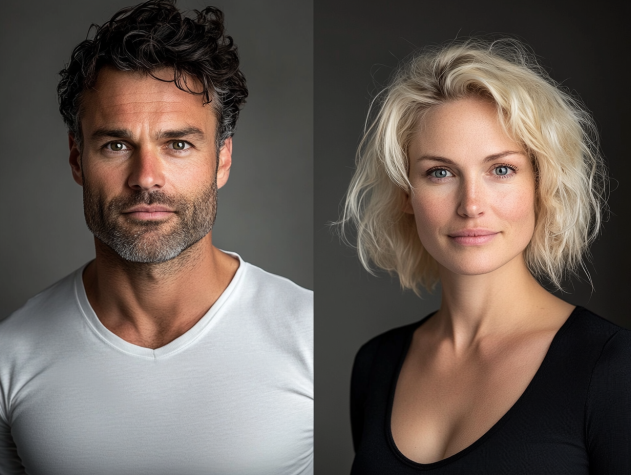
#> input picture labbs/obid/lab3/assets/ManWoman.png, 631 x 475 px
$ python section02.py
#> lines starting #> are read from the running program, lines starting #| are printed output that depends on the picture
"""Lab 3, Section 2: channel histograms and chroma subsampling."""

from pathlib import Path

import cv2
import matplotlib.pyplot as plt
import numpy as np


lab_folder = Path(__file__).resolve().parent.parent
image_path = lab_folder / "assets" / "ManWoman.png"
figure_folder = lab_folder / "figures"
image = cv2.imread(str(image_path))
#> image is the input picture: shape (475, 631, 3); mean B, G, R 85.5, 92.6, 104.3
if image is None:
    raise FileNotFoundError(f"Could not read {image_path}")

# OpenCV loads BGR and stores the converted channels in Y, Cr, Cb order.
ycrcb = cv2.cvtColor(image, cv2.COLOR_BGR2YCrCb)
#> ycrcb: shape (475, 631, 3); mean of channels 0, 1, 2 95.3, 134.4, 122.5
y, cr, cb = cv2.split(ycrcb)
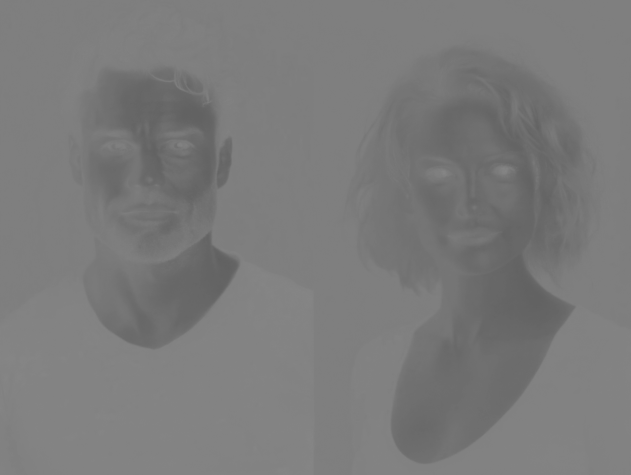
#> cb: shape (475, 631); min 96, max 133, mean 122.5
b, g, r = cv2.split(image)
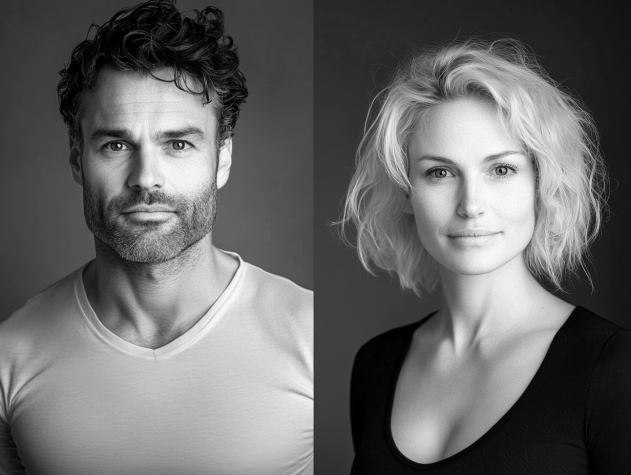
#> r: shape (475, 631); min 0, max 251, mean 104.3

# Q2.1: use the same 256 bins and count scale for all four histograms.
channels = [y, r, g, b]
names = ["Y", "R", "G", "B"]
colors = ["#4f4f4f", "#b74b4b", "#328363", "#3b6a9e"]
histograms = [np.histogram(channel, bins=256, range=(0, 256))[0]
              for channel in channels]
#> histograms = 4 items
max_count = max(histogram.max() for histogram in histograms)
#> max_count = 7673
fig, axes = plt.subplots(2, 2, figsize=(8.4, 4.8), layout="constrained")
for ax, channel, name, color, histogram in zip(
        axes.flat, channels, names, colors, histograms):
    print(f"{name} standard deviation: {channel.std():.2f}")
    ax.bar(np.arange(256), histogram, width=1, color=color)
    ax.set_title(f"{name} channel")
    ax.set_xlabel("Intensity")
    ax.set_ylabel("Pixel count")
    ax.set_xlim(-0.5, 255.5)
    ax.set_ylim(0, 1.05 * max_count)
#> this loop made 4 passes
#> (name, color) on passes 1 to 4: ('Y', '#4f4f4f'), ('R', '#b74b4b'), ('G', '#328363'), ('B', '#3b6a9e')
#| Y standard deviation: 63.89
#| R standard deviation: 70.20
#| G standard deviation: 62.58
#| B standard deviation: 60.68

fig.savefig(figure_folder / "section02_channel_histograms.png", dpi=180)
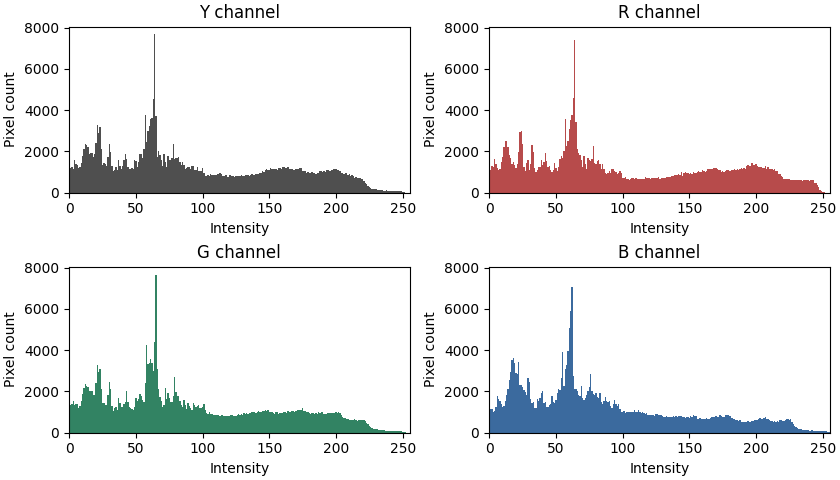
#> figure drawn by matplotlib, 4 panels; panel 1: tallest bar 7673 high, from x = 63.5 to 64.5; panel 2: tallest bar 7391 high, from x = 63.5 to 64.5; panel 3: tallest bar 7652 high, from x = 64.5 to 65.5; panel 4: tallest bar 7086 high, from x = 61.5 to 62.5

# Q2.2: count bytes before enlarging the chroma channels for display.
height, width = y.shape
#> height = 475; width = 631
original_bytes = y.nbytes + cr.nbytes + cb.nbytes
#> original_bytes = 899175
print(f"Factor 1: {original_bytes} bytes, 0.00% saving")
#| Factor 1: 899175 bytes, 0.00% saving
comparison = [image]
titles = ["Original", "Factor 2", "Factor 4", "Factor 8"]
for factor in [2, 4, 8]:
    reduced_size = (width // factor, height // factor)
    cr_small = cv2.resize(cr, reduced_size, interpolation=cv2.INTER_AREA)
    cb_small = cv2.resize(cb, reduced_size, interpolation=cv2.INTER_AREA)
    stored_bytes = y.nbytes + cr_small.nbytes + cb_small.nbytes
    saving = 100 * (1 - stored_bytes / original_bytes)
    print(f"Factor {factor}: {stored_bytes} bytes, {saving:.2f}% saving")

    cr_full = cv2.resize(cr_small, (width, height), interpolation=cv2.INTER_LINEAR)
    cb_full = cv2.resize(cb_small, (width, height), interpolation=cv2.INTER_LINEAR)
    reconstructed = cv2.merge((y, cr_full, cb_full))
    comparison.append(cv2.cvtColor(reconstructed, cv2.COLOR_YCrCb2BGR))
#> this loop made 3 passes
#> (stored_bytes, saving) on passes 1 to 3: (449035, 50.06), (336777, 62.55), (308929, 65.64)
#| Factor 2: 449035 bytes, 50.06% saving
#| Factor 4: 336777 bytes, 62.55% saving
#| Factor 8: 308929 bytes, 65.64% saving
#> reconstructed: shape (475, 631, 3); mean of channels 0, 1, 2 95.3, 134.3, 122.4
#> after the loop, comparison = 4 items

# Use one crop around a strong chroma change in the factor-8 result.
crop_size = 96
chroma_change = cv2.absdiff(cr, cr_full).astype(float) + cv2.absdiff(cb, cb_full)
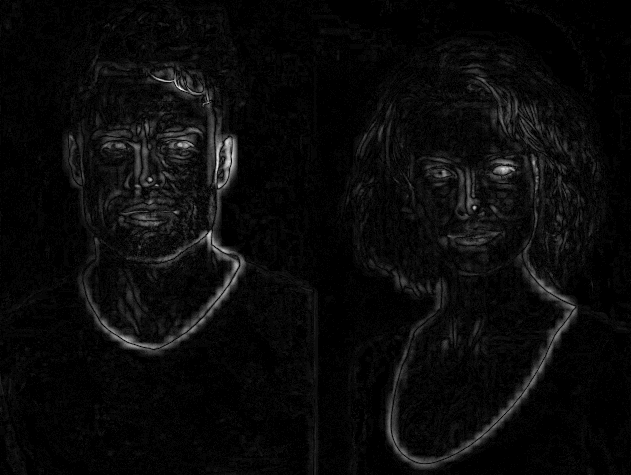
#> chroma_change: shape (475, 631) float64; min 0, max 35, mean 1.4; drawn with min black and max white
crop_score = cv2.blur(chroma_change, (crop_size, crop_size))
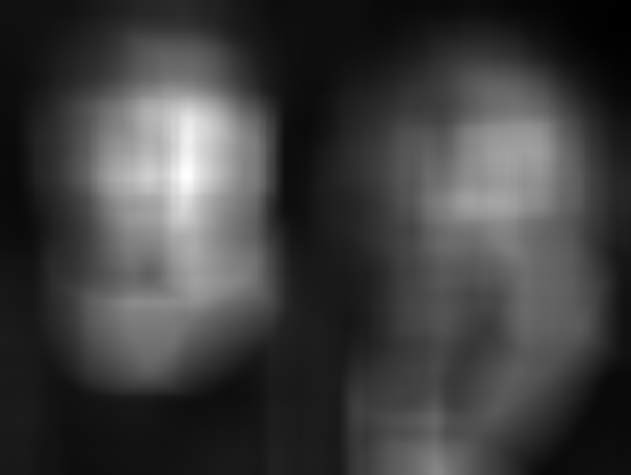
#> crop_score: shape (475, 631) float64; min 0.0701, max 5.45, mean 1.41; drawn with min black and max white
row, column = np.unravel_index(np.argmax(crop_score), crop_score.shape)
#> row = 176; column = 186
top = int(np.clip(row - crop_size // 2, 0, height - crop_size))
#> top = 128
left = int(np.clip(column - crop_size // 2, 0, width - crop_size))
#> left = 138

fig, axes = plt.subplots(2, 4, figsize=(9.5, 4.4), layout="constrained")
for column, (picture, title) in enumerate(zip(comparison, titles)):
    rgb = cv2.cvtColor(picture, cv2.COLOR_BGR2RGB)
    crop = rgb[top:top + crop_size, left:left + crop_size]
    axes[0, column].imshow(rgb)
    axes[0, column].set_title(title)
    axes[0, column].axis("off")
    axes[1, column].imshow(crop, interpolation="nearest")
    axes[1, column].axis("off")
#> this loop made 4 passes
#> title on passes 1 to 4: 'Original', 'Factor 2', 'Factor 4', 'Factor 8'
#> pass 1, `crop = rgb[top:top + crop_size, left:left + crop_size]`:
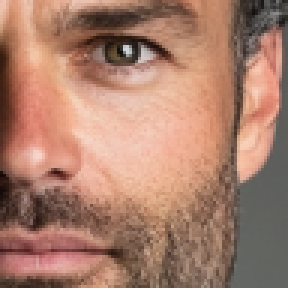
#> crop: shape (96, 96, 3) (shown 3 times larger); mean R, G, B 169.6, 126.6, 108.2

fig.supxlabel("Bottom row: matching enlarged crops", fontsize=10)
fig.savefig(figure_folder / "section02_chroma_subsampling.png", dpi=180)
print("Saved Figures 2 and 3.")
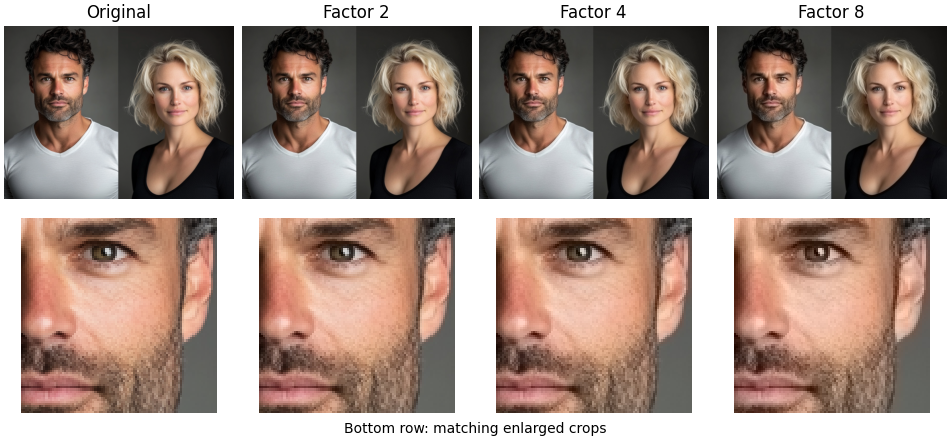
#> figure drawn by matplotlib, 8 panels
